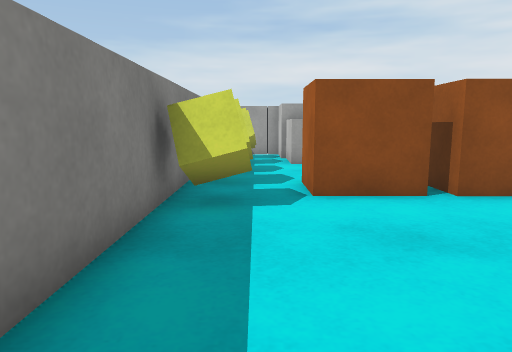
[1] (above)

17 first-person views from a walk through a Unity game level. The camera is 0.62 m above the floor, tilts 8° down and sees 70° across. The floor is counted in squares, 0.5 m on a side. Each view is taken from the middle of a square. On the plan, view 1 faces up. The plan holds only what a view shows up to about 15 squares ahead; the rest is blank. The player character is not drawn. Surface patterns are stand-ins for the level's own textures.

[2]
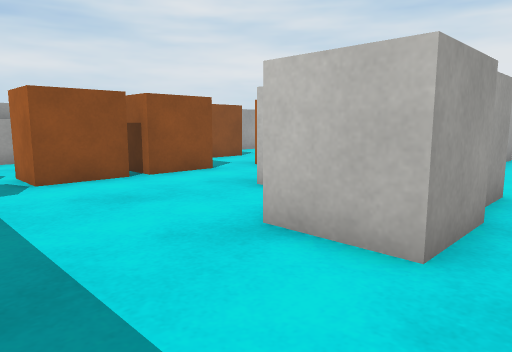

[3]
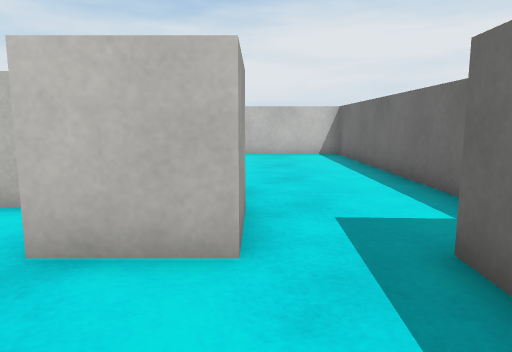

[4]
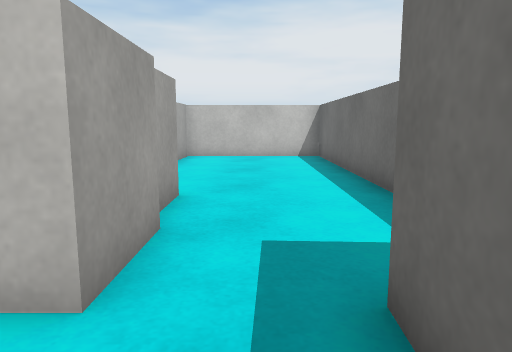

[5]
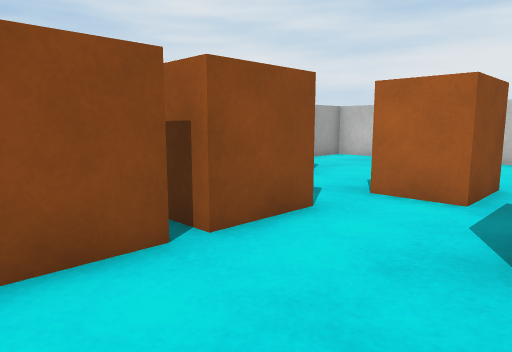

[6]
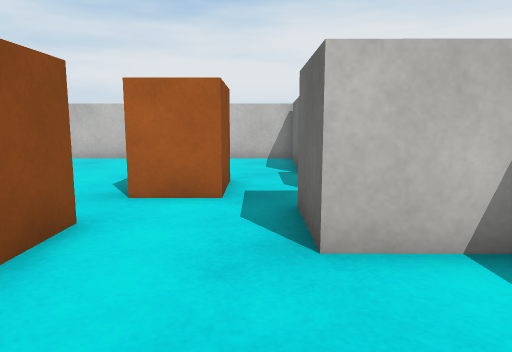

[7]
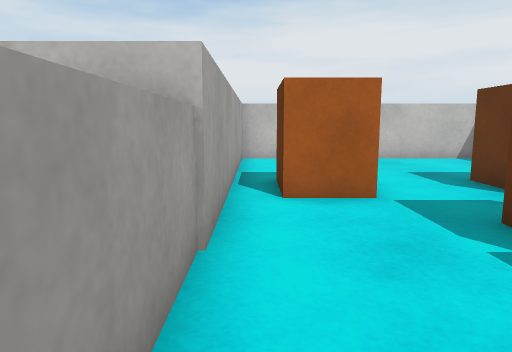

[8]
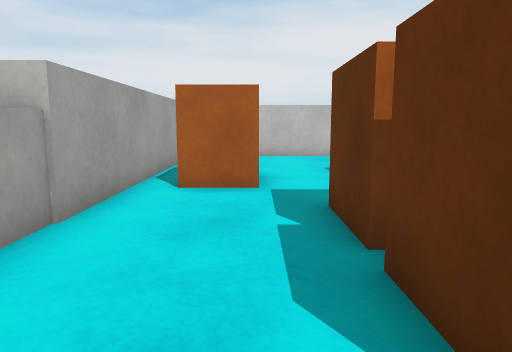

[9]
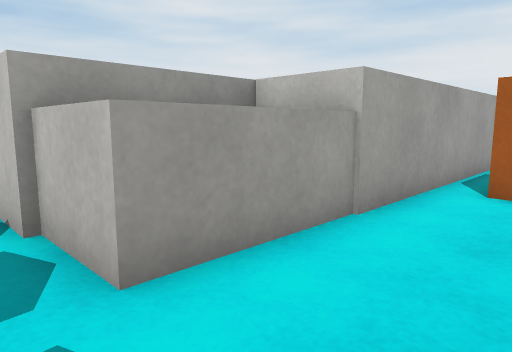

[10]
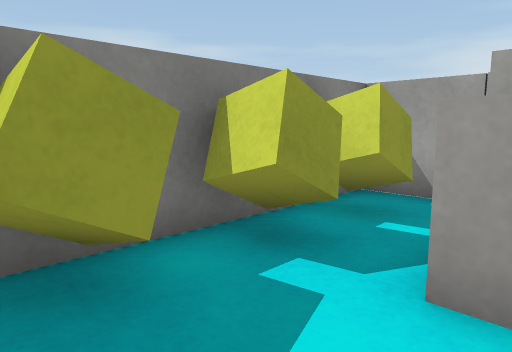

[11]
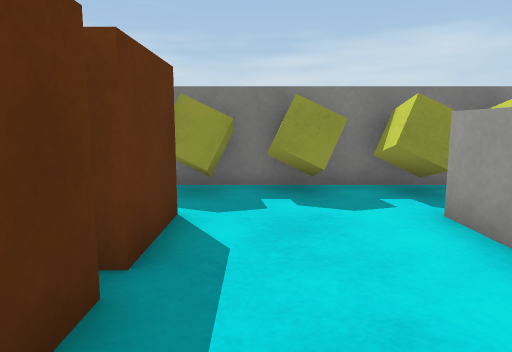

[12]
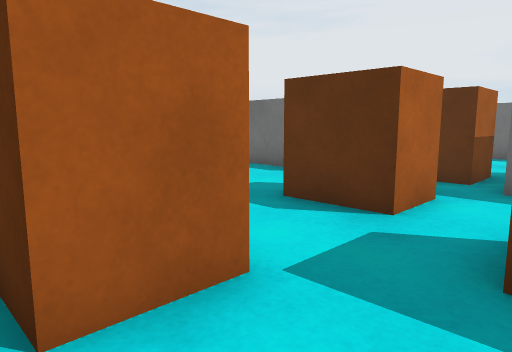

[13]
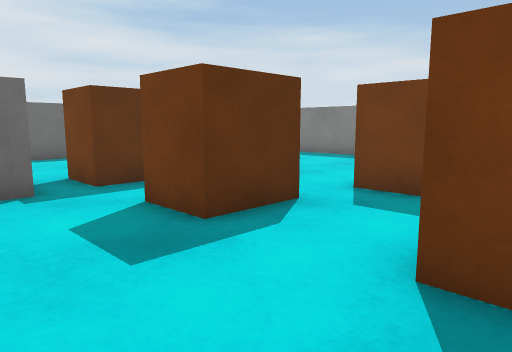

[14]
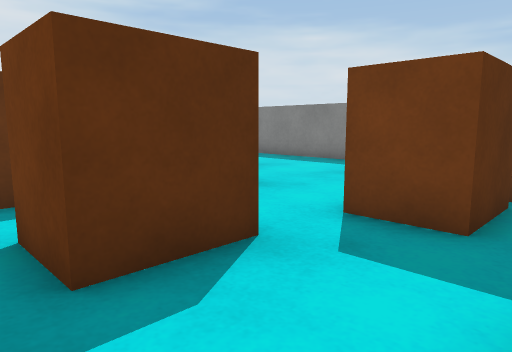

[15]
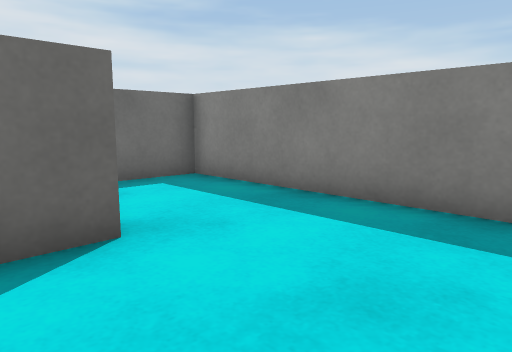

[16]
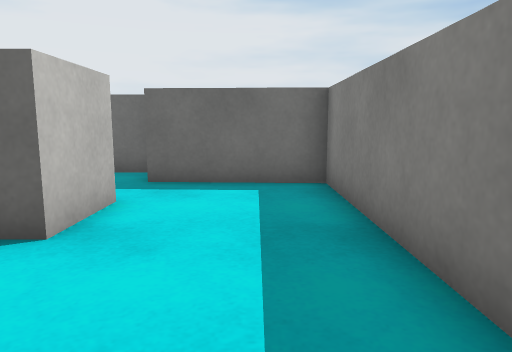

[17]
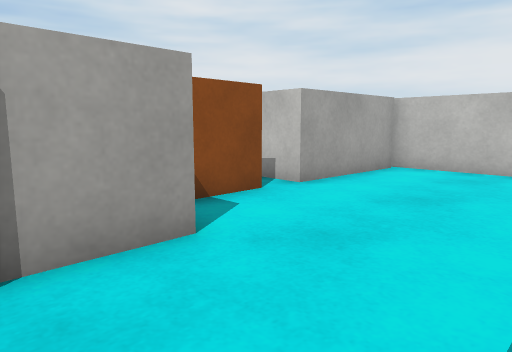

### Floor plan
Points are (right, up) in squares from view 1. A wall is a line through its corners. A room is listed if a view was taken in it or the views show most of it. See-through windows are left out.
Room 1 (views 1, 2, 3, 4, 5, 6, 7, 8, 9, 10, 11, 12, 13, 14, 15, 16, 17)
walls: (4.4, 1.5) (4.4, 3.4) (6.5, 3.4); (10.2, 2.9) (14.1, 2.7); (6.4, -0.6) (4.4, -0.6); (4.4, -0.8) (2.3, -0.8) (2.3, 1.2) (3.5, 1.2); (4.4, 11.4) (4.4, 13.6) (0.9, 13.6) (0.9, 15.1); (14.5, 2.6) (14.5, 11.6) (1.1, 11.6) (1.1, 13.6); (14.2, 0.7) (10.2, 0.9) (10.3, 2.1); (2.8, -4.5) (14.5, -4.5) (14.5, 0.9); (0.5, 15.4) (-1, 15.4); (-1.5, 14.4) (-1.5, -2.7) (2.4, -2.9)
objects: cube (-1, 6) to (0, 6); cube (-1, 8) to (0, 8); cube (-1, 10) to (0, 10); cube (-1, 12) to (0, 12); cube (-1, 14) to (0, 14); orange box (1, 6) to (3, 8); orange box (4, 6) to (5, 8); orange box (7, 1) to (9, 2); orange box (7, 5) to (9, 6); orange box (7, 9) to (9, 10)

Positions as (right, up) in squares from view 1, and headings:
1: (0, 0), facing up
2: (-1, -2), facing up-right
3: (-1, -1), facing right
4: (0, -2), facing right
5: (1, 3), facing up-right
6: (1, 4), facing right
7: (1, 11), facing right
8: (0, 9), facing right
9: (0, 9), facing up-right
10: (2, 9), facing up-left
11: (6, 9), facing left
12: (5, 11), facing down-right
13: (12, 10), facing down-left
14: (10, 9), facing down-left
15: (4, 5), facing down-left
16: (0, 5), facing down
17: (4, -4), facing up-right
